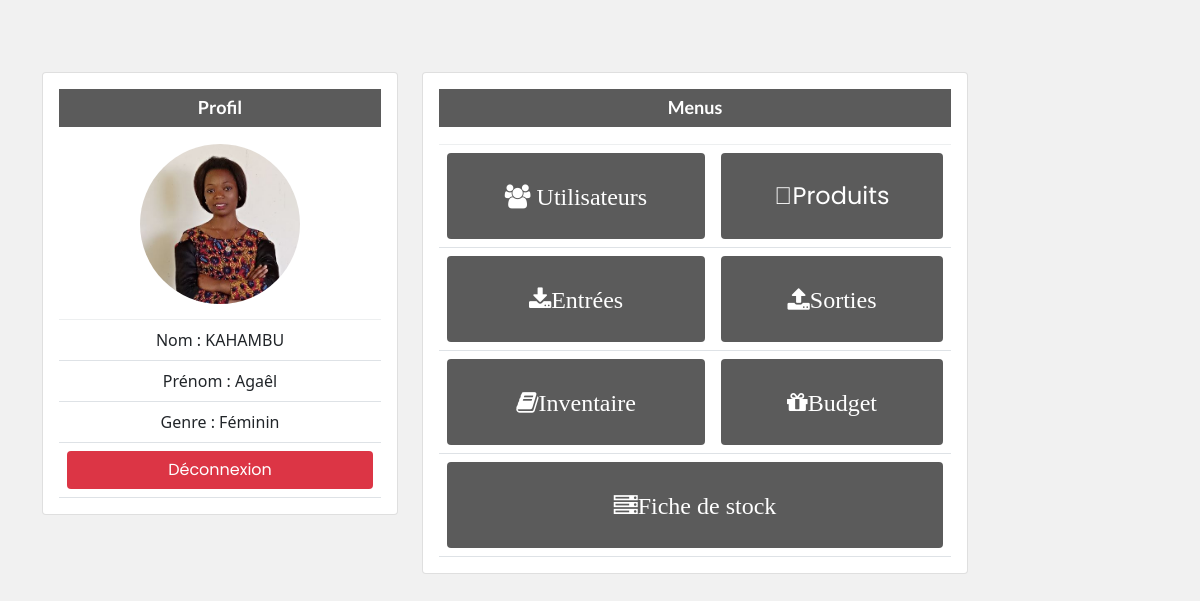
Page /Admin.php (signed in) on the committed database.
### tables this page shows
CREATE TABLE IF NOT EXISTS `utilisateur` (
  `id` int(11) NOT NULL AUTO_INCREMENT,
  `nom` text NOT NULL,
  `prenom` text NOT NULL,
  `genre` text NOT NULL,
  `pwd` text NOT NULL,
  `photo` text NOT NULL,
  `role` text NOT NULL,
  PRIMARY KEY (`id`)
);

### Admin.php (the view, shortened to what this page needs)
<?php
include 'connexion.php';
 $id=$_SESSION['id'];
 ?>
<!doctype html>
<html class="no-js" lang="en">
<head>
    <?php
        include "lient.php";
      ?>
</head>
<body style="background: #F1F1F1;">
<?php
include "navBar.php";
 ?>
   <div class="container">
<div class="row mt-4">
<div class="col-lg-4 mt-5 ">
        <div class="card">
            <div class="card-body">
                <h4 class="header-title text-white text-center bg-noir p-2 ">Profil</h4>
                <div class="single-table">
                    <div class="table-responsive">
                        <table class="table text-center">
                     <tbody>
                          <?php
                          $affichercat= $bdd->query("SELECT * FROM utilisateur WHERE id='$id' ");
                          if($tab=$affichercat->fetch())
                           {
                              ?>
                        <tr>
                            <p class="text-center mb-3">
                                <img style="width: 160px; height: 160px; border-radius: 50%;"  src="image/<?=$tab[5];?>">
                            </p>
                        </tr>
                            <tr>
                                 <td > Nom : <?=$tab[1];?></td>
                            </tr>
                            <tr>
                                 <td> Prénom : <?=$tab[2];?></td>
                            </tr>
                            <tr>
                                 <td>Genre : <?=$tab[3];?></td>
                            </tr>
                                 <?php
                        }
                            ?>
                            <tr><td> <a class="btn bg-danger text-white  w-100" href="index.php">Déconnexion</a></td></tr>
                        </tbody>
                        </table>
                    </div>
                </div>
            </div>
        </div>
    </div>
    <div class="col-lg-6 mt-5 mb-3">
        <div class="card">
            <div class="card-body">
                <h4 class="header-title text-white text-center bg-noir p-2 ">Menus</h4>
                <div class="single-table">
                    <div class="table-responsive">
                        <table class="table text-center">
                     <tbody>
                            <tr>
                                 <td> <a class="btn bg-noir size text-white p-4 w-100 fa fa-group" href="AdAdmin.php"> Utilisateurs</a></td>
                                 <td> <a class="btn bg-noir  size text-white p-4 w-100 far fa-dashboard" href="produit.php">Produits</a></td>
                            </tr>
                            <tr>
                                <td> <a class="btn bg-noir size text-white p-4 fa fa-download w-100" href="entrees.php">Entrées</a></td>
                                 <td> <a class="btn bg-noir size text-white p-4 fa fa-upload w-100" href="sorties.php">Sorties</a>
                                 </td>
                            </tr>
                             <tr>
                                <td> <a class="btn bg-noir size text-white fa fa-book p-4 w-100" href="i.php">Inventaire</a></td>
                                 <td> <a class="btn bg-noir size text-white p-4 fa fa-gift w-100" href="busjet.php">Budget</a>
                                 </td>
                            </tr>
                            <tr>
                                     <td colspan="2"> <a class="btn bg-noir size fa fa-server text-white p-4 w-100" href="ficheStock.php">Fiche de stock</a>
                                     </td>
                           </tr>
                        </tbody>
                        </table>
                    </div>
                </div>
            </div>
        </div>
    </div>
</div>
</div>
</body>
</html>

### assets/css/typography.css (style rules this page uses)
body { font-size: 14px; font-family: 'Lato', sans-serif; }
h1, h2, h3, h4, h5, h6 { margin: 0; font-family: 'Poppins', sans-serif; }
p { font-family: 'Lato', sans-serif; font-size: 15px; line-height: 26px; color: #444; margin-bottom: 0; }
p img { margin: 0; }
a, a:visited { text-decoration: none; transition: all 0.3s ease-in-out; -webkit-transition: all 0.3s ease-in-out; -moz-transition: all 0.3s ease-in-out; -o-transition: all 0.3s ease-in-out; outline: 0; font-family: 'Poppins', sans-serif; }

### assets/css/default-css.css (style rules this page uses)
* { margin: 0; padding: 0; box-sizing: border-box; }
*, *:before, *:after { -moz-box-sizing: border-box; -webkit-box-sizing: border-box; box-sizing: border-box; }
html { -webkit-font-smoothing: antialiased; }
body { background: #fff; font-weight: normal; -webkit-font-smoothing: antialiased; -webkit-text-size-adjust: 100%; }
img { max-width: 100%; height: auto; }
:root { --primary-color: #4336FB; }

### assets/css/styles.css (style rules this page uses)
.card { border: none; border-radius: 4px; background-color: #fff; -webkit-transition: all 0.3s ease 0s; transition: all 0.3s ease 0s; }
.card-body { padding: 25.6px; padding: 1.6rem; }
.header-title { font-family: 'Lato', sans-serif; font-size: 18px; font-weight: 600; letter-spacing: 0; color: #333; text-transform: capitalize; margin-bottom: 17px; }
.btn { padding: 11px 17px; font-size: 13px; letter-spacing: 0; }
.single-table .table { margin-bottom: 0; }
table tr th, table tr td { border-top: 1px solid rgba(120, 130, 140, 0.13) !important; }

### style.css (style rules this page uses)
.bg-noir { background-color: #333; opacity: 0.8; }

### Admin.php (style rules this page uses)
.size { font-size: 1.5em; }

### rows in the picture
utilisateur: photo (picture), nom "KAHAMBU", prenom "Agaêl", genre "Féminin"
